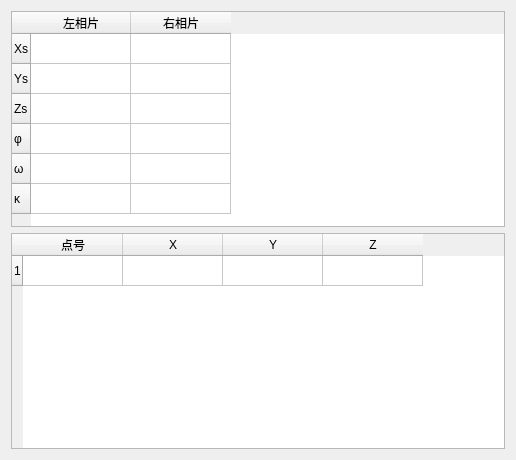
<ui version="4.0" >
 <class>IntersectionWidgetBase</class>
 <widget class="QWidget" name="IntersectionWidgetBase" >
  <property name="geometry" >
   <rect>
    <x>0</x>
    <y>0</y>
    <width>516</width>
    <height>460</height>
   </rect>
  </property>
  <property name="windowTitle" >
   <string>Form</string>
  </property>
  <layout class="QVBoxLayout" name="verticalLayout" >
   <item>
    <widget class="QTableWidget" name="orientTable" >
     <property name="gridStyle" >
      <enum>Qt::SolidLine</enum>
     </property>
     <property name="rowCount" >
      <number>6</number>
     </property>
     <property name="columnCount" >
      <number>2</number>
     </property>
     <row>
      <property name="text" >
       <string>Xs</string>
      </property>
     </row>
     <row>
      <property name="text" >
       <string>Ys</string>
      </property>
     </row>
     <row>
      <property name="text" >
       <string>Zs</string>
      </property>
     </row>
     <row>
      <property name="text" >
       <string>φ</string>
      </property>
     </row>
     <row>
      <property name="text" >
       <string>ω</string>
      </property>
     </row>
     <row>
      <property name="text" >
       <string>κ</string>
      </property>
     </row>
     <column>
      <property name="text" >
       <string>左相片</string>
      </property>
     </column>
     <column>
      <property name="text" >
       <string>右相片</string>
      </property>
     </column>
    </widget>
   </item>
   <item>
    <widget class="QTableWidget" name="forwardTable" >
     <property name="rowCount" >
      <number>1</number>
     </property>
     <property name="columnCount" >
      <number>4</number>
     </property>
     <row/>
     <column>
      <property name="text" >
       <string>点号</string>
      </property>
     </column>
     <column>
      <property name="text" >
       <string>X</string>
      </property>
     </column>
     <column>
      <property name="text" >
       <string>Y</string>
      </property>
     </column>
     <column>
      <property name="text" >
       <string>Z</string>
      </property>
     </column>
    </widget>
   </item>
  </layout>
 </widget>
 <resources/>
 <connections/>
</ui>
